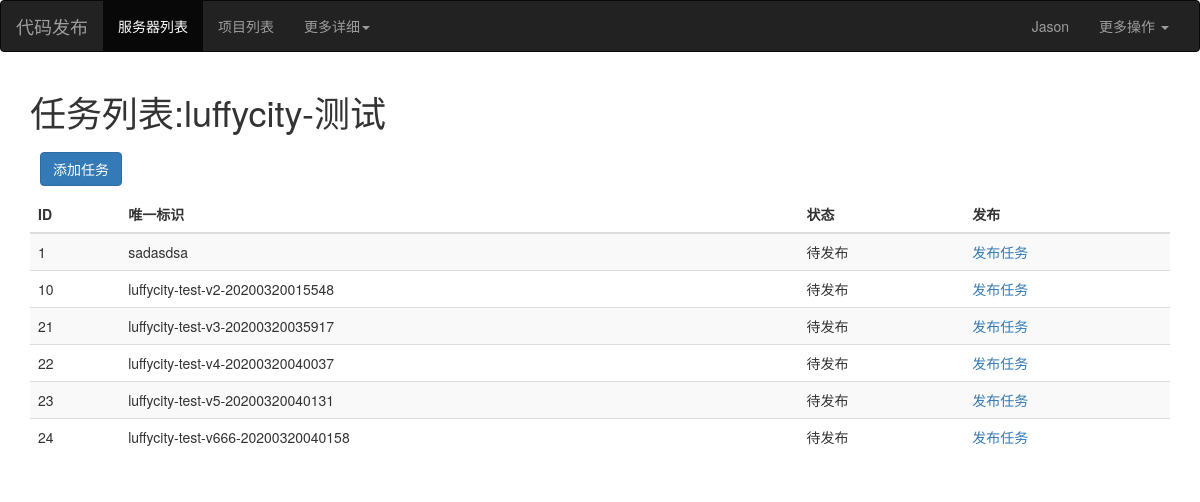
Page /task/list/1/ on the committed database.
### app01/models.py (models this page shows, shortened)
class Project(models.Model):
    title = models.CharField(verbose_name='项目名',max_length=32)
    repo = models.CharField(verbose_name='仓库地址',max_length=64)
    env_choices = (
        ('prod','正式'),
        ('test','测试'),
    )
    env = models.CharField(verbose_name='环境',max_length=16,choices=env_choices,default='test')
    path = models.CharField(verbose_name='线上项目地址',max_length=32)
    """
    一个项目可以是否可以跑在多台服务器上   可以!
    一台服务器上是否可以跑多个项目呢      当资金不是很充足的时候 服务器是可以混用的 可以！
    """
    servers = models.ManyToManyField(verbose_name='关联服务器',to='Server')

class DeployTask(models.Model):
    """项目名-环境-版本-日期"""
    uid = models.CharField(verbose_name='标识',max_length=32)
    project = models.ForeignKey(verbose_name='项目',to='Project')
    tag = models.CharField(verbose_name='版本',max_length=32)
    status_choices = (
        (1,'待发布'),
        (2,'发布中'),
        (3,'成功'),
        (4,'失败'),
    )
    status = models.IntegerField(verbose_name='状态',choices=status_choices,default=1)
    """预留了一些钩子功能"""
    before_download_script = models.TextField(verbose_name='下载前脚本', null=True, blank=True)
    after_download_script = models.TextField(verbose_name='下载后脚本', null=True, blank=True)
    before_deploy_script = models.TextField(verbose_name='发布前脚本', null=True, blank=True)
    after_deploy_script = models.TextField(verbose_name='发布后脚本', null=True, blank=True)

### app01/views/task.py (the view)
# urls.py: url(r'^task/list/(?P<project_id>\d+)/$',task.task_list,name='task_list'),
def task_list(request,project_id):
    taskList = models.DeployTask.objects.filter(project_id=project_id)
    project_obj = models.Project.objects.filter(pk=project_id).first()
    return render(request,'task_list.html',locals())

### app01/templates/task_list.html
{% extends 'base.html' %}
{% block content %}
    <h1>任务列表:{{ project_obj.title }}-{{ project_obj.get_env_display }}</h1>
    <a href="{% url 'task_add' project_id=project_obj.pk %}" class="btn btn-primary" style="margin: 10px">添加任务</a>
    <table class="table table-striped table-hover">
        <thead>
            <tr>
                <th>ID</th>
                <th>唯一标识</th>
                <th>状态</th>
                <th>发布</th>
            </tr>
        </thead>
        <tbody>
            {% for task_obj in taskList %}
                <tr>
                    <td>{{ task_obj.pk }}</td>
                    <td>{{ task_obj.uid }}</td>
                    <td>{{ task_obj.get_status_display }}</td>
                    <td>
                        <a href="{% url 'deploy_task' task_id=task_obj.pk %}">发布任务</a>
                    </td>
                </tr>
            {% endfor %}
        </tbody>
    </table>
{% endblock %}

### rows in the picture
Project: title "luffycity", env "测试"
DeployTask: pk "1", uid "sadasdsa", status "待发布"
DeployTask: pk "10", uid "luffycity-test-v2-20200320015548", status "待发布"
DeployTask: pk "21", uid "luffycity-test-v3-20200320035917", status "待发布"
DeployTask: pk "22", uid "luffycity-test-v4-20200320040037", status "待发布"
DeployTask: pk "23", uid "luffycity-test-v5-20200320040131", status "待发布"
DeployTask: pk "24", uid "luffycity-test-v666-20200320040158", status "待发布"
